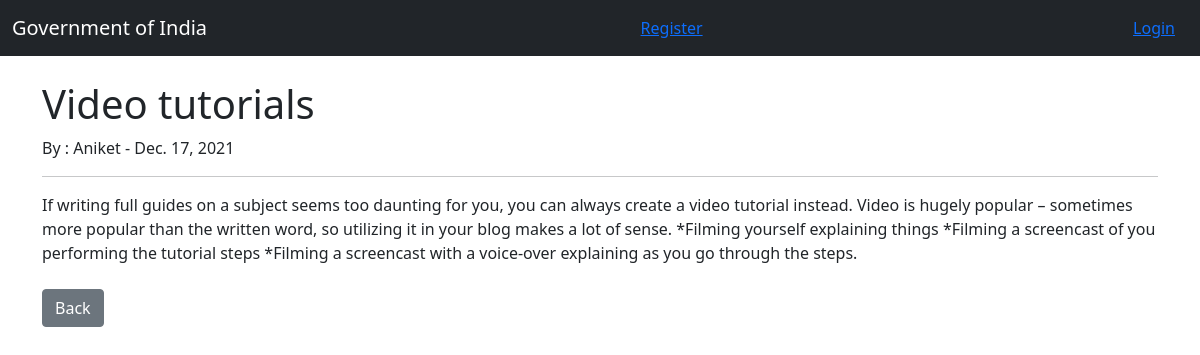
The page /article/5/ on the database its author committed.
### Theblog/models.py (models this page shows, shortened)
class Post(models.Model):
    title=models.CharField(max_length=255)
    title_tag=models.CharField(max_length=255)#default="blog hub")
    author=models.ForeignKey(User,on_delete=models.CASCADE)
    body=models.TextField()
    post_date= models.DateField(auto_now_add=True)
    category=models.CharField(max_length=255)#default="")
    likes=models.ManyToManyField(User,related_name='blog_posts')

### Theblog/views.py (the view)
# urls.py: path("article/<int:pk>/",ArticleDetailView.as_view(),name='article-detail'),
class ArticleDetailView(DetailView):
    model= Post
    template_name='article_details.html'

### Theblog/templates/article_details.html (shortened to what this page needs)
{% extends 'base.html' %}
{% block content%}
<br/>
<h1>{{ post.title}}</h1>
 By : {{post.author}} - {{post.post_date}}
<br>
<hr>
{{post.body|safe}}
<br/>
<br/>
<a href="{% url 'home' %}" class="btn btn-secondary"> Back </a>
{% endblock %}

### Theblog/templates/base.html (shortened to what this page needs)
<!doctype html>
<html lang="en">
  <head>
    <link href="https://cdn.jsdelivr.net/npm/bootstrap@5.1.3/dist/css/bootstrap.min.css" rel="stylesheet">
  </head>
  <body>
    <nav class="navbar navbar-dark bg-dark">
        <div class="container-fluid">
          <a class="navbar-brand " href="{% url 'home' %}">Government of India</a>
            {% if user.is_authenticated %}
                <a class="btn btn-link" href="{% url 'logout' %}"> Logout- {{request.user.username}}</a>
             {%else%}
                <a class="btn btn-link " href="{% url 'register' %}"> Register</a>
                <a class="btn btn-link" href="{% url 'login' %}"> Login</a>
             {%endif%}
        </div>
      </nav>
    <div class="container">
        {% block content %}
        {% endblock %}
    </div>
  </body>
</html>

### rows shown on the page
Post: title "Video tutorials", author "Aniket", post_date "Dec. 17, 2021", body "If writing full guides on a subject seems too daunting for you, you can always create a video tutorial instead. Video is hugely popular – sometimes more popular than the written word, so utilizing it in your blog makes a lot of sense. *Filming yourself explaining things *Filming a screencast of you performing the tutorial steps *Filming a screencast with a voice-over explaining as you go through the steps."
